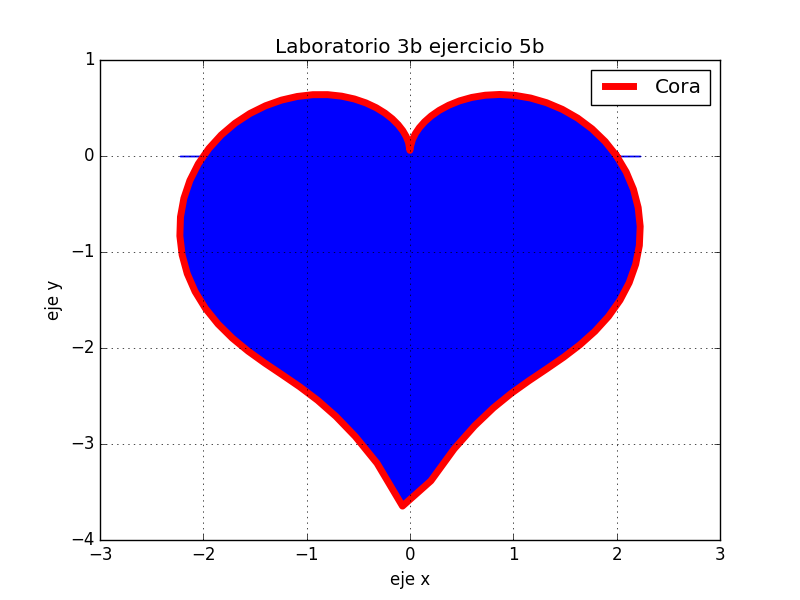

This figure's Python source:
#Karla Ivonne Serrano Arevalo
#Karla Ivonne Serrano Arevalo
#Ejerercicio 5.b
#Diciembre 2016

import matplotlib.pyplot as plt 
import numpy as np
import math

t=np.linspace(0,2*math.pi,80)
r=2-2*np.sin(t)+np.sin(t)*(np.sqrt(np.absolute(np.cos(t))))/(np.sin(t)+1.4)
x=r*np.cos(t)
y=r*np.sin(t)
plt.plot(x,y,linewidth=5, color='r',label='Cora')
plt.legend()
plt.title('Laboratorio 3b ejercicio 5b')
plt.xlabel('eje x')
plt.ylabel('eje y')
plt.fill_between(x,y,color='b')
plt.grid(True)
plt.show()
